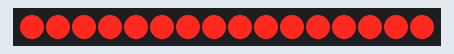
Simulated run of this sketch. Board: Arduino Uno, built with avr-gcc and run on an emulated ATmega328P. On the bench: 16 shift-register outputs drawn as a row of LEDs (first output left, lit = HIGH). Wiring (inferred from the names in the program): 2 × shift register (74HC595): data pin 2; shift clock pin 3; latch pin 4. Wiring (inferred from the signals the program sends): row of LEDs: on Q0, Q1, Q2, Q3, Q4, Q5, Q6, Q7, Q8, Q9, Q10, Q11, Q12, Q13, Q14, Q15. What the sketch prints to the serial monitor is not drawn.

Above: at 0.5 s.
At 3.7 s:
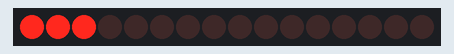
At 6.27 s:
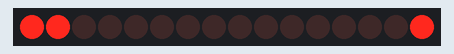
At 8.95 s:
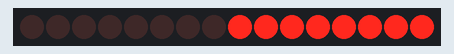
At 9.16 s:
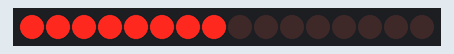
At 14.5 s:
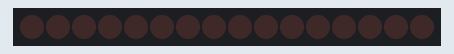
Timing chart, 0 to 15.5 s (numbered marks = the images above):
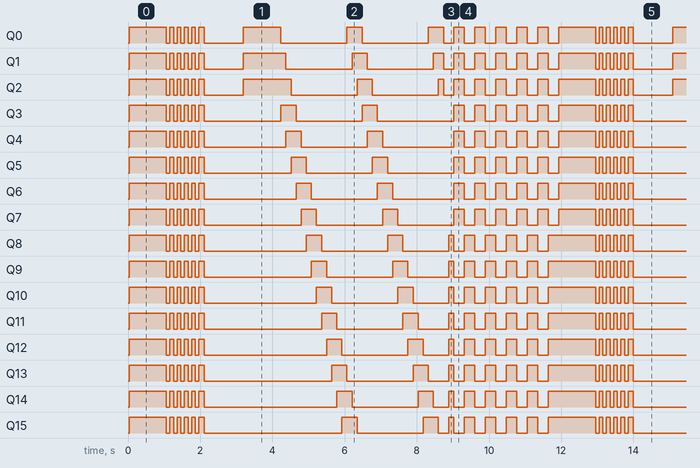

Measured:
- by itself, Q0–15: moves between LOW and HIGH, repeating every 11.9 s
- by itself, everything shown: repeats every 11.9 s, in 57 steps

The sketch:

TestLibShift595Arduino.ino
```cpp
#include <LibShift595Arduino.h>

//\/\/\/\/\/\/\/\/\/\/\/\/\/\/\/\/\/\/\/\/\/\/\/\/\/\/\/\/\/\/
// FILE: testlibshift595arduino.ino
// VERSION: 0.1.00
// PURPOSE: Test for the LibShift595Arduino
//          using 2x cascaded 595 shift registers.
// CREATED BY: Arnaud D. LINA
// DATE: June 2014
//\/\/\/\/\/\/\/\/\/\/\/\/\/\/\/\/\/\/\/\/\/\/\/\/\/\/\/\/\/\

#define NumberOfRegisters 2
#define LatchPin          4
#define ClockPin          3
#define DataPin           2

/* Instantiate the shift register object */
Shift595Arduino MyShiftReg(DataPin, ClockPin, LatchPin, NumberOfRegisters);

void setup()
  {
  MyShiftReg.Setup();                    /* Init the shift register object                              */
  MyShiftReg.verbose = true;             /* Optional: enable verbose output                             */
  Serial.begin(9600);                    /* Optional: start Serial to get the verbose output            */
  }

void loop()
 {
   MyShiftReg.auto_update    =  true;    /* Enable auto update of the register state after each action  */
   MyShiftReg.update_delay   =  1000;    /* Set automatic update delay of 1 second for the auto update  */

   MyShiftReg.OnAllRegisters();          /* Turn ON all LEDs                                            */
   MyShiftReg.BlinkAllRegisters(5, 100); /* Blink LEDs 5 times with 100ms period                        */
   MyShiftReg.OffAllRegisters();         /* Turn OFF all LEDs                                           */

   MyShiftReg.auto_update    = false;    /* Disable auto update of the register state after each action */
   MyShiftReg.OnSingleAllRegisters(0);   /* Set ON LED 0                                                */
   MyShiftReg.OnSingleAllRegisters(1);   /* Set ON LED 1                                                */
   MyShiftReg.OnSingleAllRegisters(2);   /* Set ON LED 2                                                */
   MyShiftReg.UpdateAllRegisters();      /* Force register state update to turn ON LEDs 0,1, and 2      */

   MyShiftReg.auto_update    = true;     /* Enable auto update of the register state after each action  */
   MyShiftReg.update_delay   =  100;     /* Set automatic update delay of 100 msec for the auto update  */

   for(int ii=0; ii<32; ii++)                  /* Circular shift the registers to the left.             */
      MyShiftReg.ShiftLeftAllRegisters(true);  /* Now LEDs 1,2,3 are on, then 2,3,4...                  */

   MyShiftReg.OffRegister(0);            /* Turn OFF the first 8 LEDs                                   */
   MyShiftReg.OnRegister(1);             /* Turn ON the second 8 LEDs                                   */

   MyShiftReg.update_delay  =  250;      /* Set automatic update delay of 250 msec for the auto update  */
   for(int ii=0; ii<10; ii++)            /* Negate the registers states.                                */
      MyShiftReg.NegateAllRegisters();   /* Now first 8 LEDs ON and second 8 LEDs OFF, then alternate...*/
 }
```

Source omitted: LibShift595Arduino.cpp (22382 bytes), LibShift595Arduino.h (17449 bytes)
